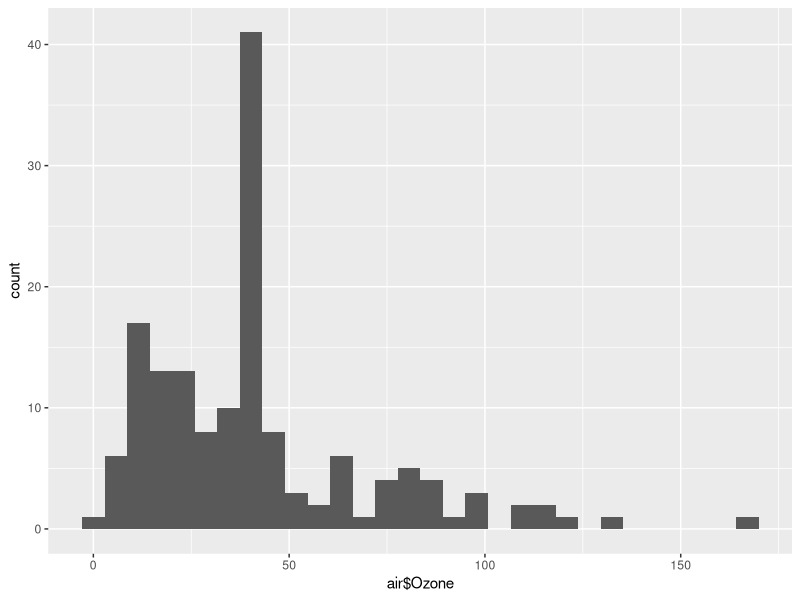
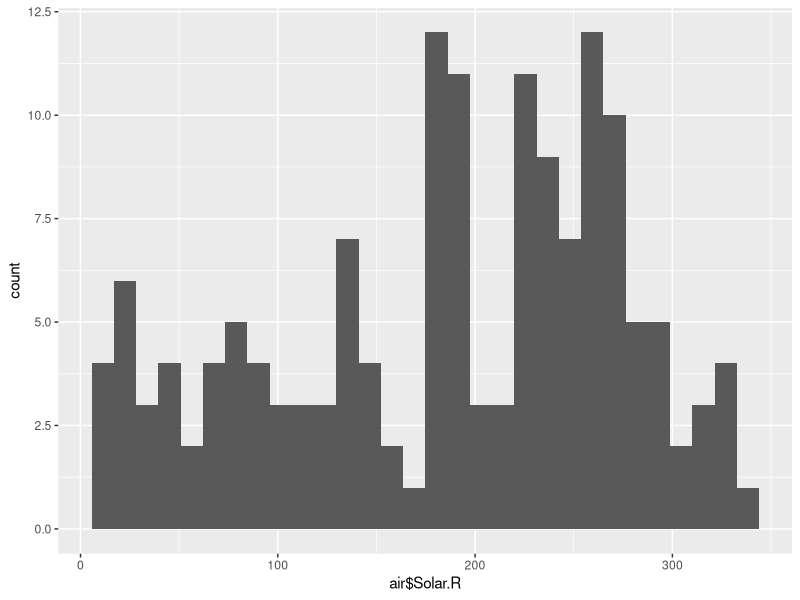
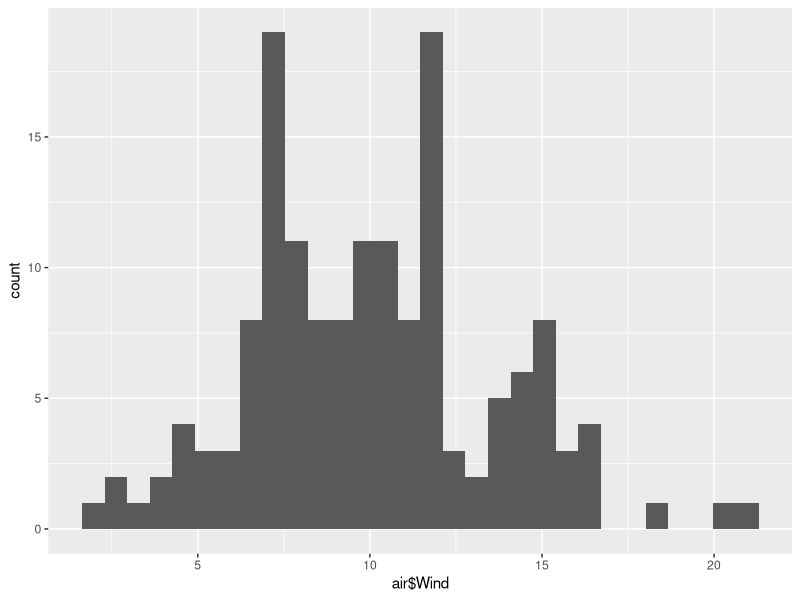
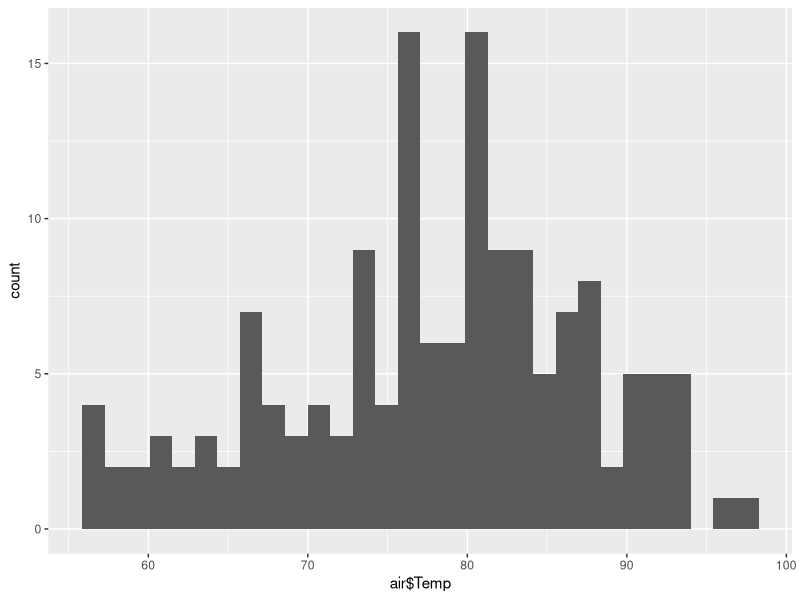
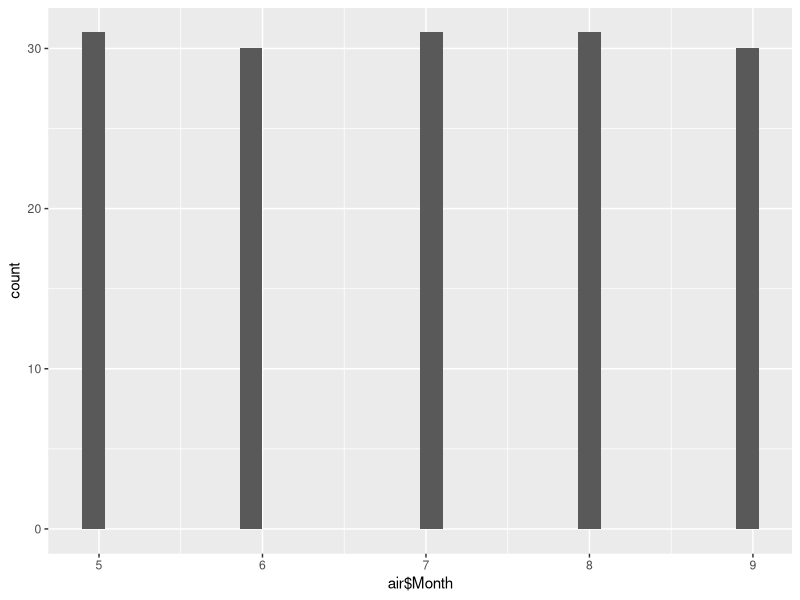
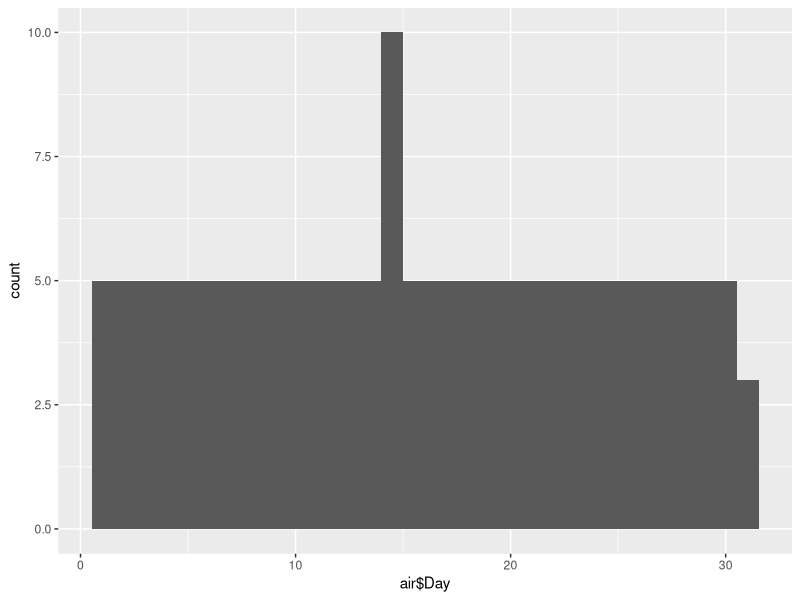
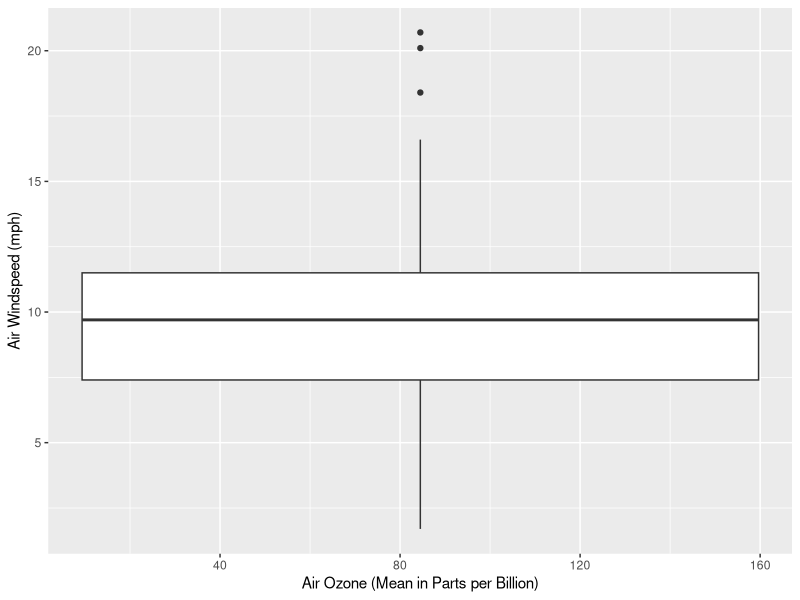
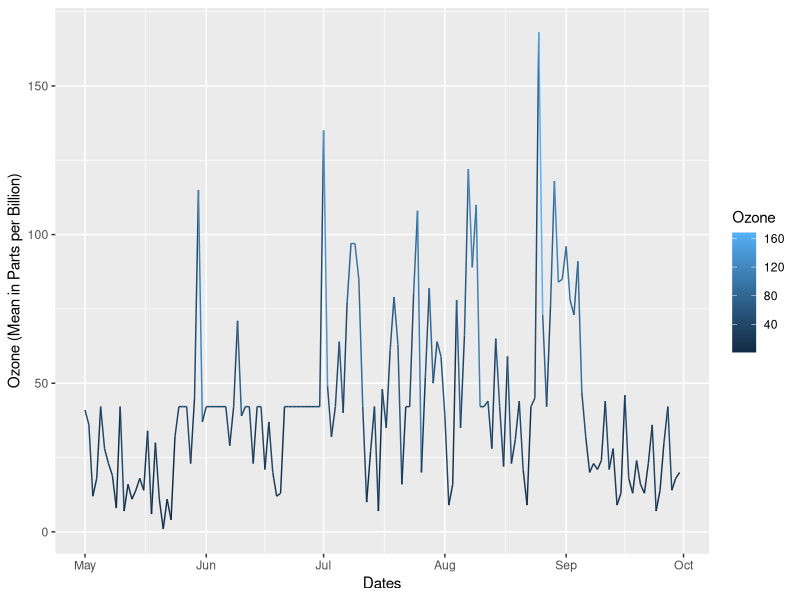

Here is the R script that generated these plots, in order:
## ---- chunk 1
knitr::opts_chunk$set(echo = TRUE)
## ---- chunk 2
library(ggplot2)
library(reshape2)
library(lubridate)
library(tidyr)
library(plyr)

air = data.frame(airquality)

for(i in 1:ncol(air)){
  air[is.na(air[,i]), i] <- mean(air[,i], na.rm = TRUE)
}

## ---- chunk 3
ggplot(air, aes(air$Ozone))+geom_histogram()
ggplot(air, aes(air$Solar.R))+geom_histogram()
ggplot(air, aes(air$Wind))+geom_histogram()
ggplot(air, aes(air$Temp))+geom_histogram()
ggplot(air, aes(air$Month))+geom_histogram()
ggplot(air, aes(air$Day))+geom_histogram()
## ---- chunk 4
ggplot(air, aes(air$Ozone, air$Wind, group = factor(0)))+geom_boxplot()+xlab("Air Ozone (Mean in Parts per Billion)")+ylab("Air Windspeed (mph)")

## ---- chunk 5
dates = as.Date(with(air, paste(Month, Day,sep="-")), "%m-%d")
year(dates) = 1973
air$Dates = dates

## ---- chunk 6
ggplot(air, aes(air$Dates, air$Ozone, color = air$Ozone))+geom_line()+xlab("Dates")+ylab("Ozone (Mean in Parts per Billion)")+labs(color = "Ozone")

ggplot(air, aes(air$Dates, air$Wind, color = air$Wind))+geom_line()+xlab("Dates")+ylab("Windspeed (mph)")+labs(color = "Windspeed (mph)")

ggplot(air, aes(air$Dates, air$Temp, color = air$Temp))+geom_line()+xlab("Dates")+ylab("Temperature (F)")+labs(color = "Temperature (F)")

ggplot(air, aes(air$Dates, air$Solar.R, color = air$Solar.R))+geom_line()+xlab("Dates")+ylab("Solar Radiation (frequency)")+labs(color = "Solar Radiation")
## ---- chunk 7
air2 = subset(air, select = -c(Month, Day))
air2$Wind = air2$Wind*10
air2 = gather(air2, Variable, Value, -Dates)
air2$Value = round(air2$Value, digits = 2)

ggplot(air2,aes(air2$Dates, air2$Value, color = air2$Variable))+geom_line()+xlab("Date")+ylab("Value")+labs(color = "Variable")

## ---- chunk 8
ggplot(air2, aes(air2$Dates, air2$Variable))+geom_tile()+ geom_raster(aes(fill = Value))+xlab("Date")+ylab("Variable")+labs(color = "Value")

ggplot(air2, aes(air2$Value, air2$Variable))+stat_density(aes(fill = stat(count)), geom = "raster", position = "identity")+xlab("Value")+ylab("Variable")
## ---- chunk 9
air = data.frame(airquality)

for(i in 1:ncol(air)){
  air[is.na(air[,i]), i] <- mean(air[,i], na.rm = TRUE)
}

dates = as.Date(with(air, paste(Month, Day,sep="-")), "%m-%d")
year(dates) = 1973
air$Dates = dates


ggplot(air, aes(air$Wind, air$Temp, color = air$Solar.R, size = air$Ozone))+geom_jitter()+ xlab("Windspeed (mph)")+ylab("Temperature (F)")+labs(color = "Solar Radiation")
